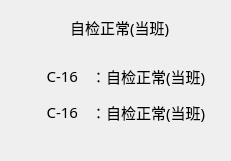
   <widget class="QWidget" name="verticalLayoutWidget_2">
    <property name="geometry">
     <rect>
      <x>1120</x>
      <y>720</y>
      <width>231</width>
      <height>161</height>
     </rect>
    </property>
    <layout class="QVBoxLayout" name="verticalLayout_3">
     <item>
      <layout class="QHBoxLayout" name="horizontalLayout_34">
       <item>
        <spacer name="horizontalSpacer_4">
         <property name="orientation">
          <enum>Qt::Horizontal</enum>
         </property>
         <property name="sizeHint" stdset="0">
          <size>
           <width>40</width>
           <height>20</height>
          </size>
         </property>
        </spacer>
       </item>
       <item>
        <widget class="QLabel" name="label_205">
         <property name="minimumSize">
          <size>
           <width>33</width>
           <height>33</height>
          </size>
         </property>
         <property name="maximumSize">
          <size>
           <width>33</width>
           <height>33</height>
          </size>
         </property>
         <property name="styleSheet">
          <string notr="true">border-image: url(:/img/false.png);</string>
         </property>
         <property name="text">
          <string/>
         </property>
        </widget>
       </item>
       <item>
        <widget class="QLabel" name="label_74">
         <property name="minimumSize">
          <size>
           <width>150</width>
           <height>30</height>
          </size>
         </property>
         <property name="maximumSize">
          <size>
           <width>150</width>
           <height>30</height>
          </size>
         </property>
         <property name="font">
          <font>
           <family>宋体</family>
           <pointsize>11</pointsize>
          </font>
         </property>
         <property name="text">
          <string>自检正常(当班)</string>
         </property>
        </widget>
       </item>
      </layout>
     </item>
     <item>
      <spacer name="verticalSpacer_14">
       <property name="orientation">
        <enum>Qt::Vertical</enum>
       </property>
       <property name="sizeHint" stdset="0">
        <size>
         <width>20</width>
         <height>40</height>
        </size>
       </property>
      </spacer>
     </item>
     <item>
      <layout class="QHBoxLayout" name="horizontalLayout_38">
       <item>
        <widget class="QLabel" name="label_75">
         <property name="minimumSize">
          <size>
           <width>60</width>
           <height>30</height>
          </size>
         </property>
         <property name="maximumSize">
          <size>
           <width>60</width>
           <height>30</height>
          </size>
         </property>
         <property name="font">
          <font>
           <family>宋体</family>
           <pointsize>11</pointsize>
          </font>
         </property>
         <property name="text">
          <string>C-16</string>
         </property>
         <property name="alignment">
          <set>Qt::AlignRight|Qt::AlignTrailing|Qt::AlignVCenter</set>
         </property>
        </widget>
       </item>
       <item>
        <widget class="QLabel" name="label_76">
         <property name="minimumSize">
          <size>
           <width>120</width>
           <height>30</height>
          </size>
         </property>
         <property name="maximumSize">
          <size>
           <width>120</width>
           <height>30</height>
          </size>
         </property>
         <property name="font">
          <font>
           <family>宋体</family>
           <pointsize>11</pointsize>
          </font>
         </property>
         <property name="text">
          <string>：自检正常(当班)</string>
         </property>
        </widget>
       </item>
      </layout>
     </item>
     <item>
      <layout class="QHBoxLayout" name="horizontalLayout_39">
       <item>
        <widget class="QLabel" name="label_77">
         <property name="minimumSize">
          <size>
           <width>60</width>
           <height>30</height>
          </size>
         </property>
         <property name="maximumSize">
          <size>
           <width>60</width>
           <height>30</height>
          </size>
         </property>
         <property name="font">
          <font>
           <family>宋体</family>
           <pointsize>11</pointsize>
          </font>
         </property>
         <property name="text">
          <string>C-16</string>
         </property>
         <property name="alignment">
          <set>Qt::AlignRight|Qt::AlignTrailing|Qt::AlignVCenter</set>
         </property>
        </widget>
       </item>
       <item>
        <widget class="QLabel" name="label_78">
         <property name="minimumSize">
          <size>
           <width>120</width>
           <height>30</height>
          </size>
         </property>
         <property name="maximumSize">
          <size>
           <width>120</width>
           <height>30</height>
          </size>
         </property>
         <property name="font">
          <font>
           <family>宋体</family>
           <pointsize>11</pointsize>
          </font>
         </property>
         <property name="text">
          <string>：自检正常(当班)</string>
         </property>
        </widget>
       </item>
      </layout>
     </item>
     <item>
      <spacer name="verticalSpacer_8">
       <property name="orientation">
        <enum>Qt::Vertical</enum>
       </property>
       <property name="sizeHint" stdset="0">
        <size>
         <width>20</width>
         <height>40</height>
        </size>
       </property>
      </spacer>
     </item>
     <item>
      <spacer name="verticalSpacer_13">
       <property name="orientation">
        <enum>Qt::Vertical</enum>
       </property>
       <property name="sizeHint" stdset="0">
        <size>
         <width>20</width>
         <height>40</height>
        </size>
       </property>
      </spacer>
     </item>
    </layout>
   </widget>
